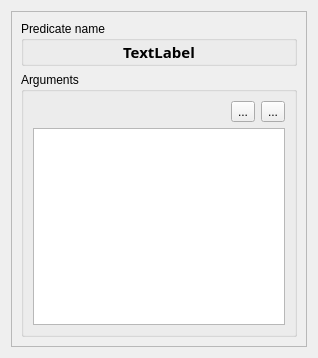
<?xml version="1.0" encoding="UTF-8"?>
<ui version="4.0">
 <class>DefinitionPredicateInfo</class>
 <widget class="QWidget" name="DefinitionPredicateInfo">
  <property name="geometry">
   <rect>
    <x>0</x>
    <y>0</y>
    <width>318</width>
    <height>358</height>
   </rect>
  </property>
  <property name="windowTitle">
   <string>Form</string>
  </property>
  <layout class="QHBoxLayout" name="horizontalLayout">
   <item>
    <widget class="QScrollArea" name="scrollArea">
     <property name="widgetResizable">
      <bool>true</bool>
     </property>
     <widget class="QWidget" name="scrollAreaWidgetContents">
      <property name="geometry">
       <rect>
        <x>0</x>
        <y>0</y>
        <width>298</width>
        <height>338</height>
       </rect>
      </property>
      <layout class="QVBoxLayout" name="verticalLayout_2">
       <item>
        <widget class="QGroupBox" name="nameGroupBox">
         <property name="title">
          <string>Predicate name</string>
         </property>
         <layout class="QVBoxLayout" name="verticalLayout">
          <property name="spacing">
           <number>6</number>
          </property>
          <property name="topMargin">
           <number>0</number>
          </property>
          <property name="bottomMargin">
           <number>0</number>
          </property>
          <item>
           <widget class="QLabel" name="predicateName">
            <property name="font">
             <font>
              <family>Sans Serif</family>
              <pointsize>11</pointsize>
              <weight>75</weight>
              <bold>true</bold>
             </font>
            </property>
            <property name="text">
             <string>TextLabel</string>
            </property>
            <property name="alignment">
             <set>Qt::AlignCenter</set>
            </property>
            <property name="textInteractionFlags">
             <set>Qt::NoTextInteraction</set>
            </property>
           </widget>
          </item>
         </layout>
        </widget>
       </item>
       <item>
        <widget class="QGroupBox" name="argumentsGroupBox">
         <property name="sizePolicy">
          <sizepolicy hsizetype="Preferred" vsizetype="Preferred">
           <horstretch>0</horstretch>
           <verstretch>1</verstretch>
          </sizepolicy>
         </property>
         <property name="sizeIncrement">
          <size>
           <width>0</width>
           <height>0</height>
          </size>
         </property>
         <property name="title">
          <string>Arguments</string>
         </property>
         <layout class="QGridLayout" name="gridLayout">
          <item row="0" column="0">
           <spacer name="horizontalSpacer">
            <property name="orientation">
             <enum>Qt::Horizontal</enum>
            </property>
            <property name="sizeHint" stdset="0">
             <size>
              <width>91</width>
              <height>20</height>
             </size>
            </property>
           </spacer>
          </item>
          <item row="0" column="1">
           <widget class="QToolButton" name="moveDown">
            <property name="text">
             <string>...</string>
            </property>
            <property name="icon">
             <iconset resource="../res/KAVIImages.qrc">
              <normaloff>:/images2/images2/arrowDown2.png</normaloff>:/images2/images2/arrowDown2.png</iconset>
            </property>
           </widget>
          </item>
          <item row="0" column="2">
           <widget class="QToolButton" name="moveUp">
            <property name="text">
             <string>...</string>
            </property>
            <property name="icon">
             <iconset resource="../res/KAVIImages.qrc">
              <normaloff>:/images2/images2/arrowUp2.png</normaloff>:/images2/images2/arrowUp2.png</iconset>
            </property>
           </widget>
          </item>
          <item row="1" column="0" colspan="3">
           <widget class="QTableWidget" name="argumentsTable">
            <property name="horizontalScrollBarPolicy">
             <enum>Qt::ScrollBarAlwaysOff</enum>
            </property>
            <property name="editTriggers">
             <set>QAbstractItemView::NoEditTriggers</set>
            </property>
            <property name="selectionMode">
             <enum>QAbstractItemView::SingleSelection</enum>
            </property>
           </widget>
          </item>
         </layout>
        </widget>
       </item>
      </layout>
     </widget>
    </widget>
   </item>
  </layout>
 </widget>
 <resources>
  <include location="../res/KAVIImages.qrc"/>
 </resources>
 <connections/>
</ui>
